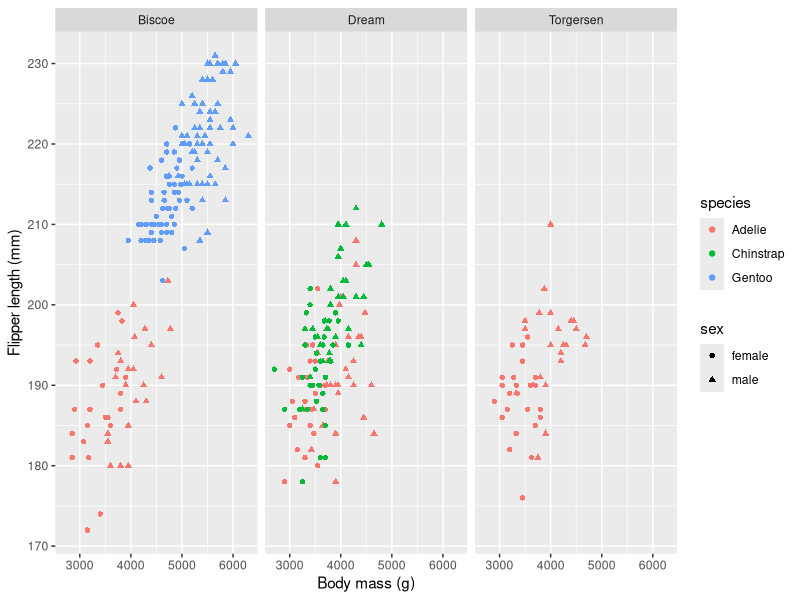
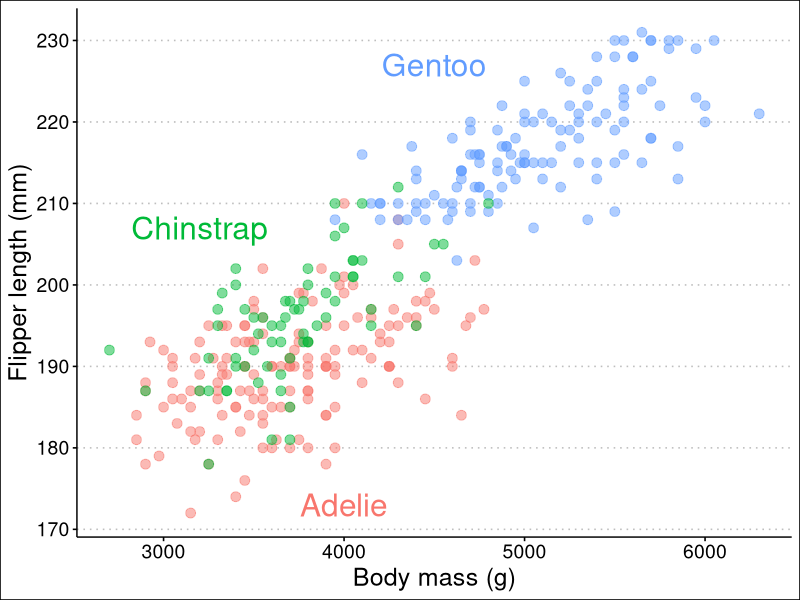
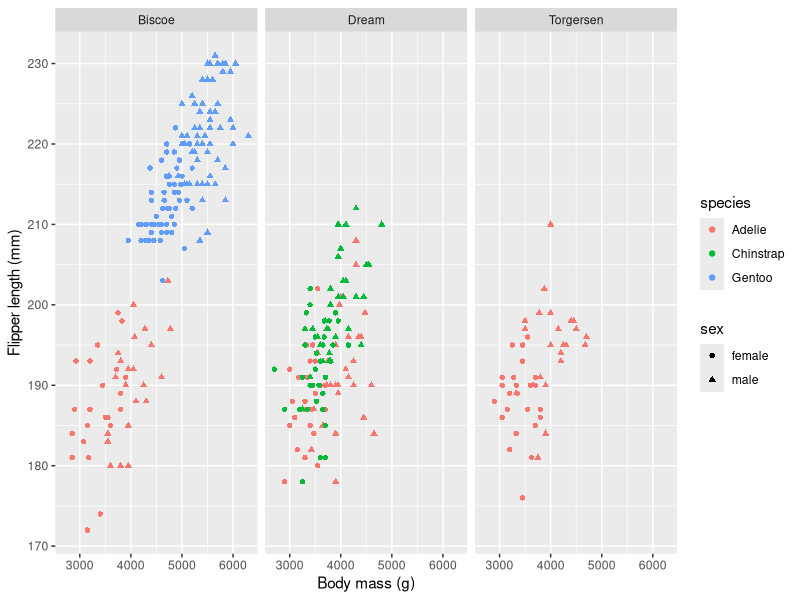
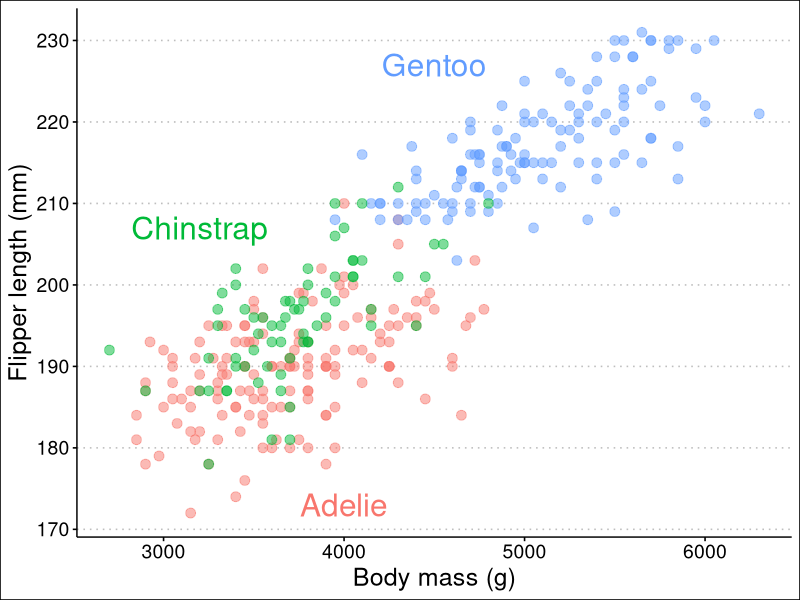
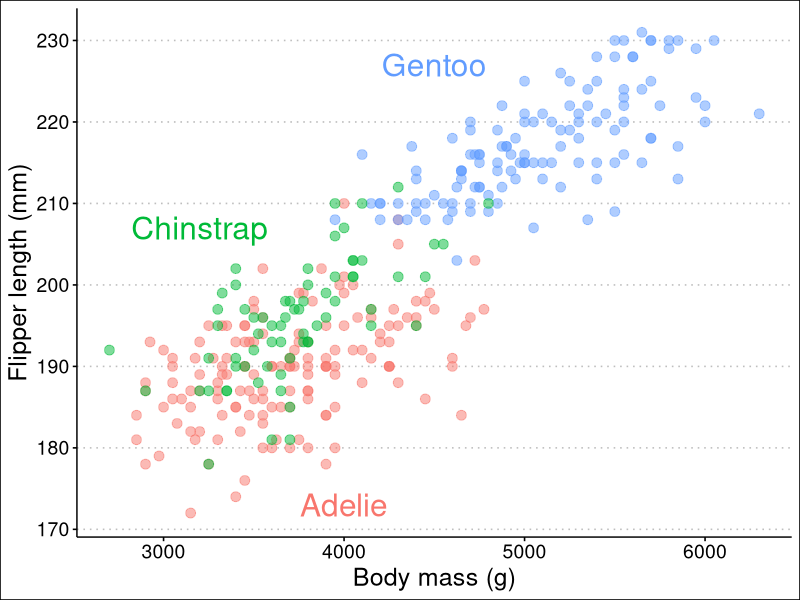
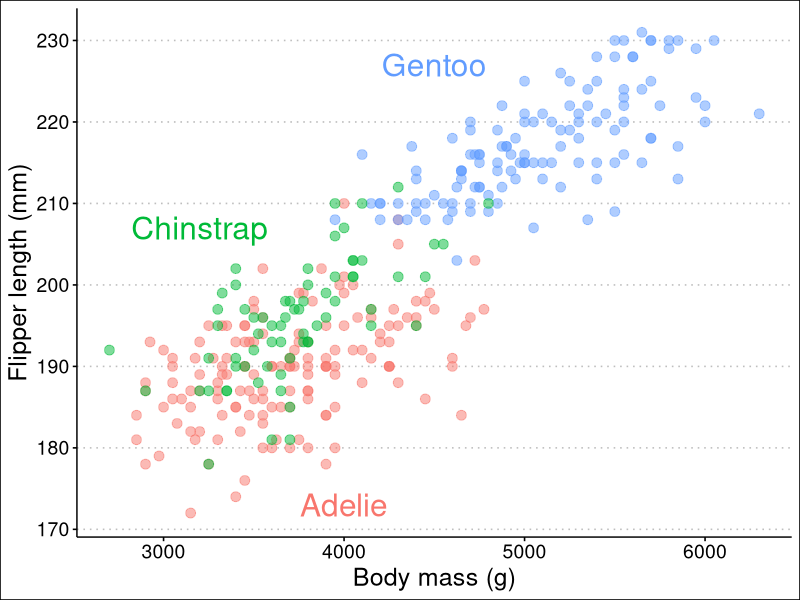
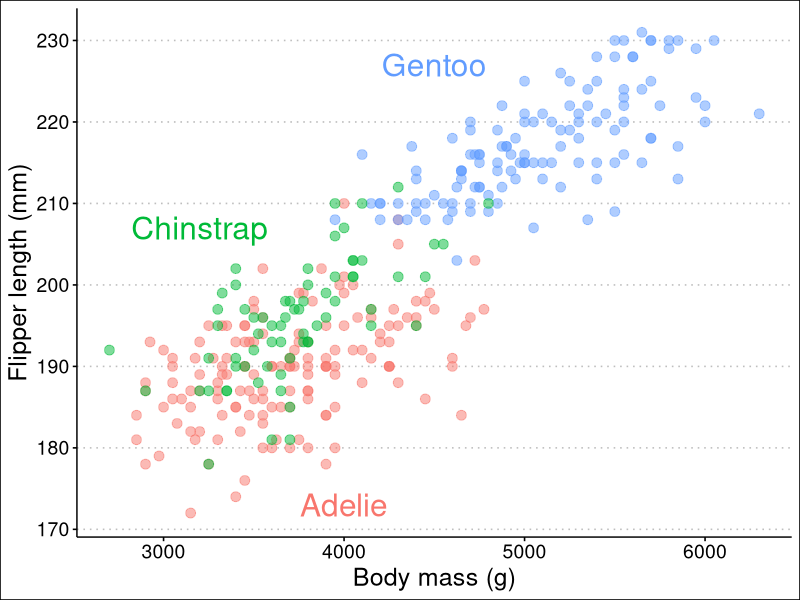
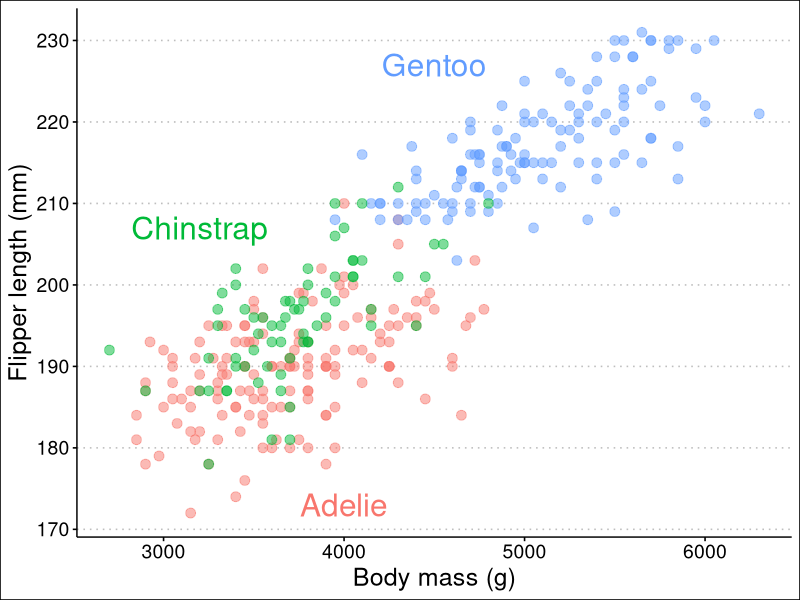

These charts were generated, in order, by the following R code: (Note: this script raises an error after producing the figures.)
## ---- chunk 1
library(tidyverse)
library(ggthemes)
library(palmerpenguins)
library(svglite)
library(ragg) # May require github version: devtools::install_github('r-lib/ragg')
## ---- chunk 2
p1 <- penguins %>% ggplot(aes(body_mass_g, flipper_length_mm, 
                        color = species, shape = sex)) + 
        facet_wrap( ~ island) + 
        geom_point() +
        scale_shape(na.translate = FALSE) +
        labs(x = "Body mass (g)", y = "Flipper length (mm)")
p1
## ---- chunk 3
p2 <- penguins %>% ggplot(aes(body_mass_g, flipper_length_mm, 
                        color = species)) + 
        geom_point(size = 3, alpha = 0.5) + 
        theme_clean() + 
        theme(axis.title = element_text(size = 18),
              axis.text = element_text(size = 14),
              legend.position = "none") +
        geom_text(aes(label = species),
                  size = 8,
               data = tibble(species = c("Adelie", "Chinstrap", "Gentoo"),
                             body_mass_g = c(4000, 3200, 4500),
                             flipper_length_mm = c(173, 207, 227))) +
        labs(x = "Body mass (g)", y = "Flipper length (mm)")
p2
## ---- chunk 4
ggsave("static/penguin-plot.pdf", p2, width = 15, height = 10 , units = "cm")
ggsave("static/penguin-plot.svg", p2, width = 15, height = 10 , units = "cm")
## ---- chunk 5
ggsave("static/penguin-plot.png", p2, width = 15, height = 10, units = "cm", dpi = 300)
ggsave("static/penguin-plot.jpeg", p2, width = 15, height = 10, units = "cm", dpi = 144)
## ---- chunk 6
p1
## ---- chunk 7
pngfile <- fs::path(knitr::fig_path(),  "penguins-ragg.png")
ggsave(pngfile, p2, device = agg_png, 
        width = 45, height = 30, units = "cm", res = 300, scaling = 3)
knitr::include_graphics(pngfile)
# agg_png("static/penguins-ragg.png", width = 45, height = 30, units = "cm", res = 300, scaling = 3)
# p2
# invisble(dev.off())
